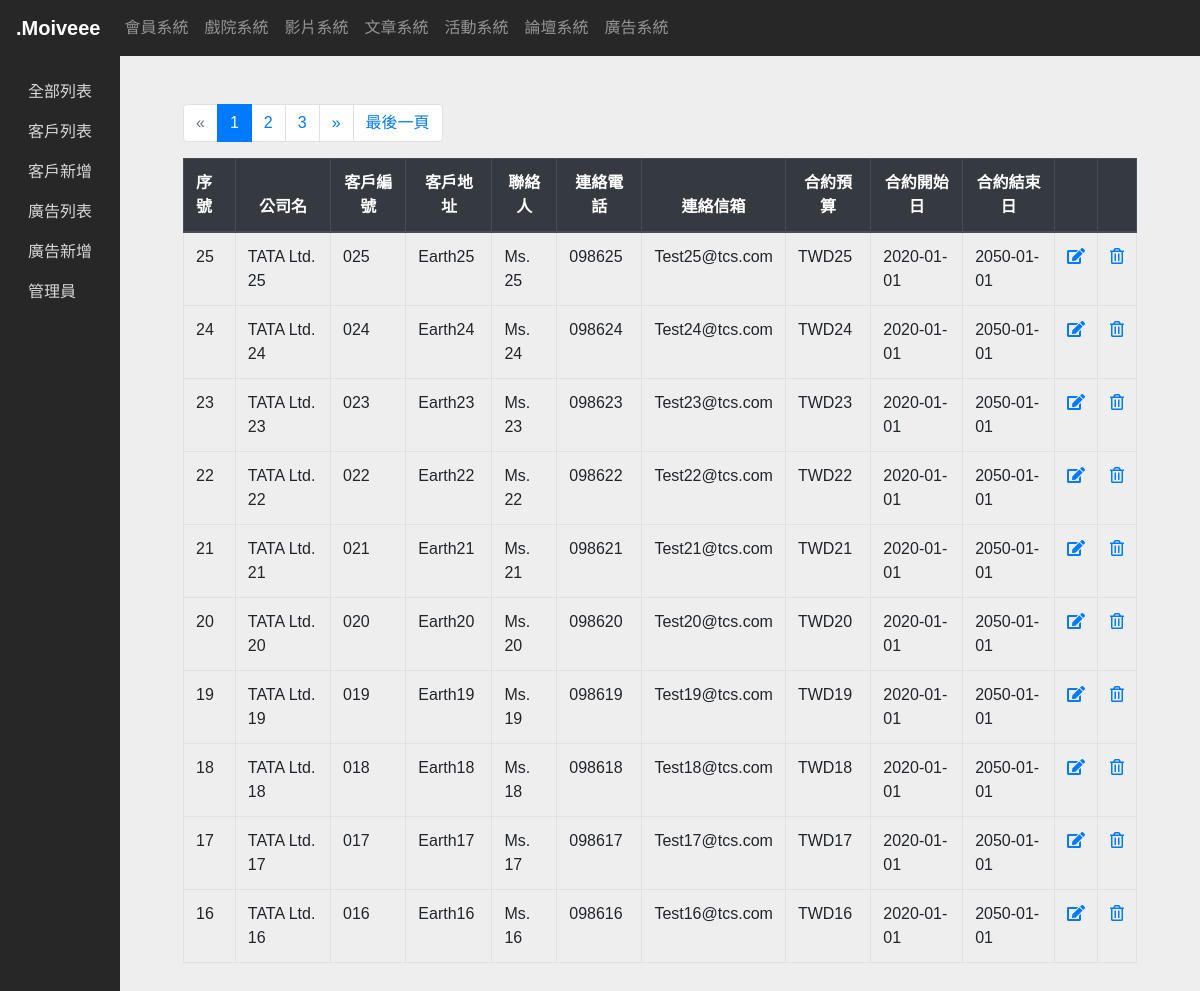
The app's page /php/ann_client_list.php, older data.
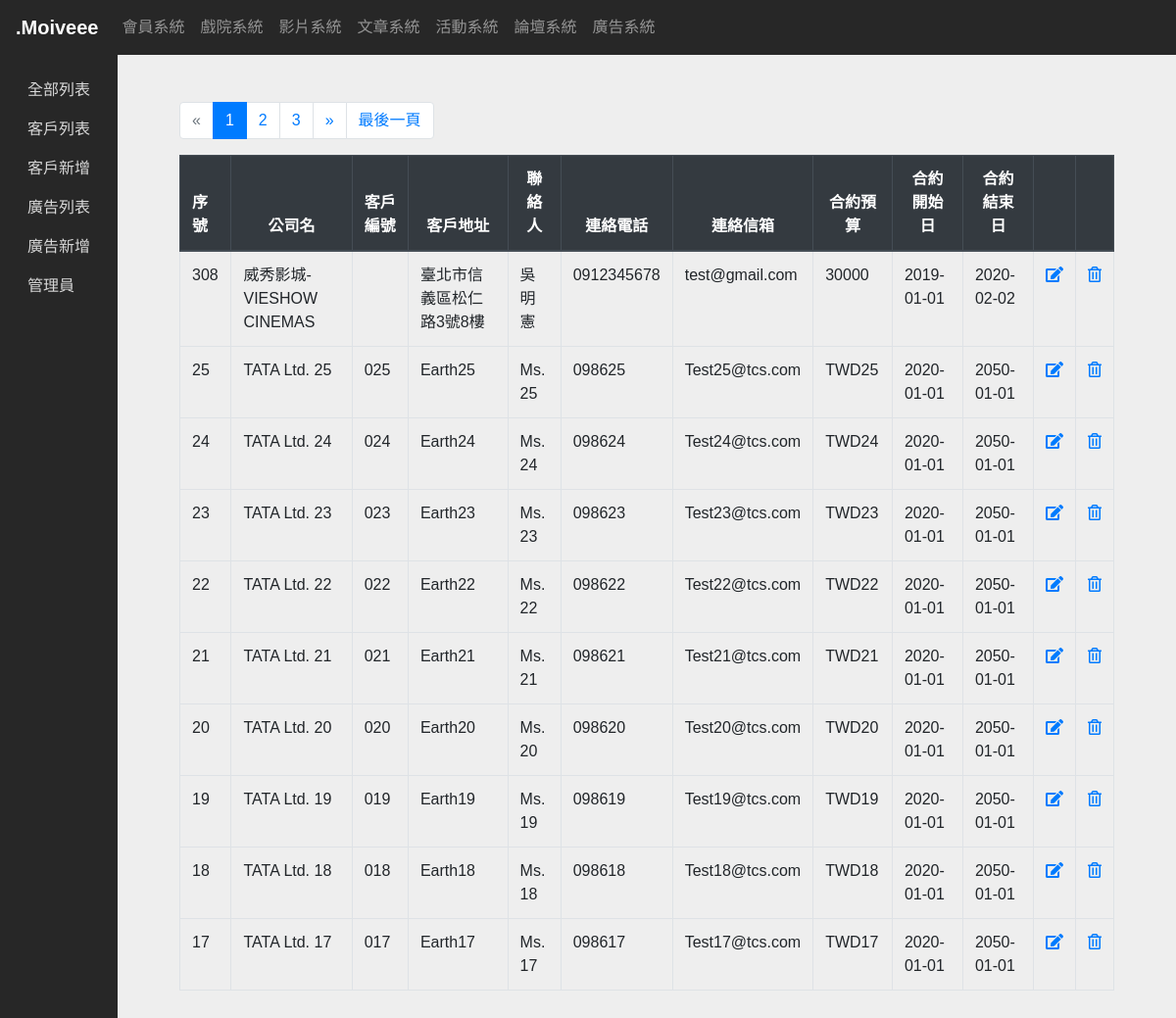
The same page, newer data.
### tables this page shows
CREATE TABLE `ad` (
  `sn` int(11) NOT NULL,
  `client_name` varchar(255) NOT NULL,
  `client_number` varchar(255) NOT NULL,
  `client_address` varchar(255) NOT NULL,
  `client_poc` varchar(255) NOT NULL,
  `client_mobile` varchar(255) NOT NULL,
  `client_email` varchar(255) NOT NULL,
  `contract_budget` varchar(255) NOT NULL,
  `contract_start_date` date NOT NULL,
  `contract_end_date` date NOT NULL,
  `ad_name` varchar(255) NOT NULL,
  `ad_pic` varchar(255) NOT NULL,
  `ad_link` varchar(255) NOT NULL,
  `ad_link_count` varchar(255) NOT NULL,
  `ad_start_time` varchar(255) NOT NULL,
  `ad_end_time` char(255) NOT NULL
);

### php/ann_client_list.php (the view, shortened to what this page needs)
<?php
require __DIR__ . '/PDO.php';
$per_page = 10;
$page = isset($_GET['page']) ? intval($_GET['page']) : 1;
$t_sql = "SELECT COUNT(1) FROM ad";
$t_stmt = $pdo->query($t_sql);
$total_rows = $t_stmt->fetch(PDO::FETCH_NUM)[0];
$total_pages = ceil($total_rows / $per_page);
$sql = sprintf("SELECT * FROM ad ORDER BY sn DESC LIMIT %s, %s", ($page - 1) * $per_page, $per_page);
$stmt = $pdo->query($sql);
$rows = $stmt->fetchAll(PDO::FETCH_ASSOC);
?>
<?php include __DIR__ . '/head.php'; ?>
<?php include __DIR__ . '/nav.php'; ?>
<?php include __DIR__.'/ann_side_nav.php'?>
<section class="dashboard">
    <div class="container">
        <div class="row">
            <div class="col-lg-12">
                <nav aria-label="Page navigation example">
                    <ul class="pagination">
                        <li class="page-item <?= $page <= 1 ? 'disabled' : '' ?>">
                            <a class="page-link" aria-label="Previous" href="?page=<?= $page - 1 ?>">
                                <span aria-hidden="true">&laquo;</span>
                            </a>
                        </li>
                        <?php for ($i = 1; $i <= $total_pages; $i++): ?>
                        <li class="page-item <?= $i == $page ? 'active' : '' ?>">
                            <a class="page-link" href="?page=<?= $i ?>"><?= $i ?></a>
                        </li>
                        <?php endfor ?>
                        <li class="page-item <?= $page >= $total_pages ? 'disabled' : '' ?>">
                            <a class="page-link" aria-label="Next" href="?page=<?= $page + 1 ?>">
                                <span aria-hidden="true">&raquo;</span>
                            </a>
                        </li>
                        <li class="page-item">
                            <a class="page-link" href="ann_client_list.php?page=<?php echo $total_pages;?>">最後一頁</a>
                        </li>
                    </ul>
                </nav>
            </div>
        </div>
        <div class="row">
            <div class="col-lg-12">
                <table class="table table-bordered table-hover">
                    <thead class="thead-dark">
                        <tr>
                            <th scope="col">序號</th>
                            <th scope="col" class="text-center">公司名</th>
                            <th scope="col" class="text-center">客戶編號</th>
                            <th scope="col" class="text-center">客戶地址</th>
                            <th scope="col" class="text-center">聯絡人</th>
                            <th scope="col" class="text-center">連絡電話</th>
                            <th scope="col" class="text-center">連絡信箱</th>
                            <th scope="col" class="text-center">合約預算</th>
                            <th scope="col" class="text-center">合約開始日</th>
                            <th scope="col" class="text-center">合約結束日</th>
                            <th scope="col"><i class="fas fa-edit" style="display: none"></i></th>
                            <th scope="col"><i class="far fa-trash-alt" style="display: none"></i></th>
                        </tr>
                    </thead>
                    <tbody>
                        <?php foreach($rows as $row): ?>
                        <tr>
                            <td><?= $row['sn'] ?></td>
                            <td><?= $row['client_name'] ?></td>
                            <td><?= $row['client_number'] ?></td>
                            <td><?= strip_tags($row['client_address']) ?></td>
                            <td><?= $row['client_poc'] ?></td>
                            <td><?= $row['client_mobile'] ?></td>
                            <td><?= $row['client_email'] ?></td>
                            <td><?= $row['contract_budget'] ?></td>
                            <td><?= $row['contract_start_date'] ?></td>
                            <td><?= $row['contract_end_date'] ?></td>
                            <td>
                                <a href="ann_client_update.php?sn=<?= $row['sn'] ?>">
                                    <i class="fas fa-edit"></i>
                                </a>
                            </td>
                            <td>
                                <a href="javascript: delete_it(<?= $row['sn'] ?>)">
                                    <i class="far fa-trash-alt"></i>
                                </a>
                            </td>
                        </tr>
                        <?php endforeach; ?>
                    </tbody>
                </table>
            </div>
        </div>
    </div>
</section>
<?php include __DIR__ . '/foot.php'; ?>

### php/head.php (shortened to what this page needs)
<!DOCTYPE html>
<html lang="zh-Hant-TW">
<head>
    <link rel="stylesheet" href="../css/bootstrap.css">
    <link rel="stylesheet" href="https://use.fontawesome.com/releases/v5.7.2/css/all.css">
    <link rel="stylesheet" href="../css/main.css">
</head>
<body>

### php/nav.php (shortened to what this page needs)
<nav class="navbar navbar-expand-lg navbar-dark bg-dark">
    <a class="navbar-brand" href="mainpage.php">.Moiveee</a>
	<div class="container-fulid">
		<div class="collapse navbar-collapse" id="navbarSupportedContent">
			<ul class="navbar-nav mr-auto">
				<li class="nav-item <?= $pagename == "pageData"?"active":""; ?>">
					<a class="nav-link" href="Su_member_list.php">會員系統</a>
				</li>
				<li class="nav-item <?= $pagename == "pageData"?"active":""; ?>">
					<a class="nav-link" href="cinema_ifmt_list.php">戲院系統</a>
				</li>
				<li class="nav-item <?= $pagename == "pageData"?"active":""; ?>">
					<a class="nav-link" href="film_main.php">影片系統</a>
				</li>
				<li class="nav-item <?= $pagename == "pageData"?"active":""; ?>">
					<a class="nav-link" href="article_list.php">文章系統</a>
				</li>
				<li class="nav-item <?= $pagename == "pageHome"?"active":""; ?>">
					<a class="nav-link" href="ShawnpageDatalist.php">活動系統</a>
				</li>
				<li class="nav-item <?= $pagename == "pageData"?"active":""; ?>">
					<a class="nav-link" href="Roy_datalist.php">論壇系統</a>
				</li>
				<li class="nav-item <?= $pagename == "pageData"?"active":""; ?>">
					<a class="nav-link" href="ann_client_list.php">廣告系統</a>
				</li>
			</ul>
		</div>
	</div>
</nav>

### php/ann_side_nav.php
<nav class="sidenav">
    <ul class="navbar-nav">
        <li class="nav-item <?= $phpname == "phpHome" ? "active" : ""; ?>">
            <a class="nav-link" href="./AnnPageMain.php"></a>
        </li>
        <li class="nav-item">
            <a class="nav-link" href="ann_complete_list.php">全部列表</a>
        </li>
        <li class="nav-item">
            <a class="nav-link" href="ann_client_list.php">客戶列表</a>
        </li>
        <li class="nav-item">
            <a class="nav-link" href="ann_client_create.php">客戶新增</a>
        </li>
        <li class="nav-item">
            <a class="nav-link" href="ann_ad_list.php">廣告列表</a>
        </li>
        <li class="nav-item">
            <a class="nav-link" href="#">廣告新增</a>
        </li>
        <li class="nav-item <?= $phpname == "phpSetting" ? "active" : ""; ?>">
            <a class="nav-link" href="#">管理員</a>
        </li>
    </ul>
</nav>

### css/main.css (style rules this page uses)
html,body { background:#eee; font-family:'Noto Sans TC', sans-serif,Verdana, Geneva, Tahoma, sans-serif; }
.navbar { position:fixed; top:0; left:0; right:0; z-index:99; background-color:rgb(39, 39, 39) !important; }
.navbar-brand { font-weight: bold; }
.sidenav { font-family : 'Noto Sans TC', sans-serif,Verdana, Geneva, Tahoma, sans-serif; background:rgb(39, 39, 39); width:100%; max-width:120px; position:fixed; top:56px; left:0; bottom:0; z-index:98; display:flex; justify-content: center; }
.sidenav a { color:rgb(216, 216, 216); }
.dashboard { position:fixed; top:56px; left:120px; right:0; bottom:auto; padding:3rem; }

### php/head.php (style rules this page uses)
html,body { background:#eee; font-family:'Noto Sans TC', sans-serif,Verdana, Geneva, Tahoma, sans-serif; }
.navbar { position:fixed; top:0; left:0; right:0; z-index:99; background-color:rgb(39, 39, 39) !important; }
.navbar-brand { font-weight: bold; }
.sidenav { font-family : 'Noto Sans TC', sans-serif,Verdana, Geneva, Tahoma, sans-serif; background:rgb(39, 39, 39); width:100%; max-width:120px; position:fixed; top:56px; left:0; bottom:0; z-index:98; display:flex; justify-content: center; }
.sidenav a { color:rgb(216, 216, 216); }
.dashboard { position:absolute; top:56px; left:120px; right:0; padding:3rem; }

Row changes from the older to the newer data that the page shows:
no longer on this page (row unchanged): ad: sn "16", client_name "TATA Ltd. 16", client_number "016", client_address "Earth16", client_poc "Ms. 16", client_mobile "098616", client_email "Test16@tcs.com", contract_budget "TWD16", contract_start_date "2020-01-01", contract_end_date "2050-01-01"
added ad: sn "308", client_name "威秀影城- VIESHOW CINEMAS", client_address "臺北市信義區松仁路3號8樓", client_poc "吳明憲", client_mobile "0912345678", client_email "test@gmail.com", contract_budget "30000", contract_start_date "2019-01-01", contract_end_date "2020-02-02"
